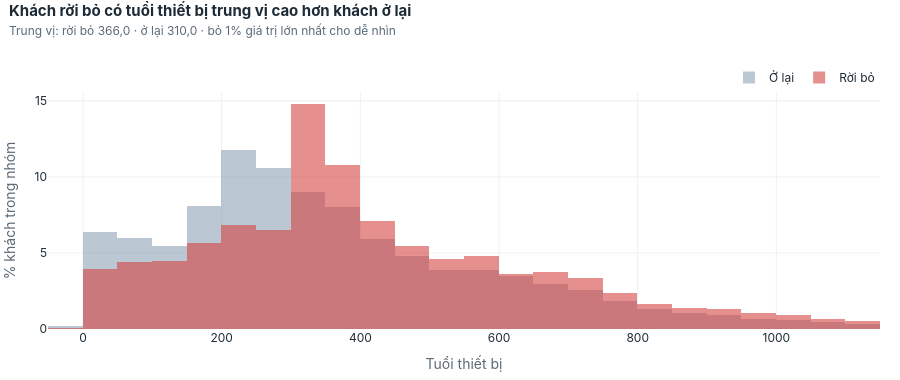

Source (notebook cell):
### Markdown cell above
### C03 — Phân bố tuổi thiết bị khác nhau thế nào giữa hai nhóm?

### Code cell
show("C03_phan_bo_tuoi_may")

### Figure 1 — Plotly figure (JSON) as saved in the notebook; plotly's stock layout.template omitted (floating-point values rounded to 4 significant figures; data arrays with more than 128 entries replaced by an {"elided": "..."} marker saying what was removed)
{"data": [{"histnorm": "percent", "marker": {"color": "#8FA3B5"}, "name": "Ở lại", "nbinsx": 40, "opacity": 0.6, "type": "histogram", "x": {"elided": "36038 float values"}}, {"histnorm": "percent", "marker": {"color": "#D64545"}, "name": "Rời bỏ", "nbinsx": 40, "opacity": 0.6, "type": "histogram", "x": {"elided": "14498 float values"}}], "layout": {"barmode": "overlay", "font": {"color": "#1D2B36", "family": "Inter, Segoe UI, Arial, sans-serif", "size": 12}, "height": 380, "hoverlabel": {"bgcolor": "white", "font": {"color": "#1D2B36", "family": "Inter, Segoe UI, Arial, sans-serif"}}, "legend": {"orientation": "h", "title": {}, "x": 1, "xanchor": "right", "y": 1.0, "yanchor": "bottom"}, "margin": {"b": 40, "l": 10, "r": 20, "t": 92}, "paper_bgcolor": "white", "plot_bgcolor": "white", "separators": ",.", "title": {"font": {"color": "#1D2B36", "size": 15}, "pad": {"t": 8}, "text": "<b>Khách rời bỏ có tuổi thiết bị trung vị cao hơn khách ở lại</b><br><span style='font-size:12px;color:#5B6B78'>Trung vị: rời bỏ 366,0 · ở lại 310,0 · bỏ 1% giá trị lớn nhất cho dễ nhìn</span>", "x": 0.01, "xanchor": "left", "y": 0.98, "yanchor": "top"}, "xaxis": {"automargin": true, "gridcolor": "#EDF1F4", "title": {"font": {"color": "#5B6B78"}, "text": "Tuổi thiết bị"}, "zeroline": false}, "yaxis": {"automargin": true, "gridcolor": "#EDF1F4", "title": {"font": {"color": "#5B6B78"}, "text": "% khách trong nhóm"}, "zeroline": false}}}
